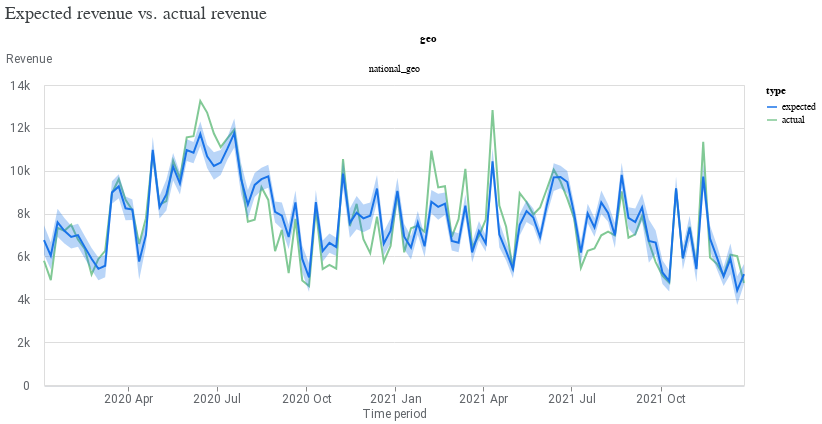

Notebook cell for this chart:
### Markdown cell above
#### Meridian

### Code cell
for i, (mmm_model, data_df) in enumerate(zip(meridian_models, datasets), start=1):
    dataset_name = dataset_names[i - 1].split("_")[0]
    print(f"\n--- Plotting Posterior Predictive for Meridian model ({dataset_name}) ---")
    model_fit = visualizer.ModelFit(mmm_model) # 0 = small, 1 = medium and 2 = large
    fig = model_fit.plot_model_fit(
        n_top_largest_geos=len(data_df["geo"].unique()),
        show_geo_level=True,
        include_baseline=False,
        include_ci=True
    )
    fig.show()

### Figure 1 — Vega-Lite specification as saved in the notebook (floating-point values rounded to 4 significant figures; data arrays with more than 128 entries replaced by an {"elided": "..."} marker saying what was removed)
{"config": {"view": {"continuousWidth": 300, "continuousHeight": 300}, "axis": {"labelColor": "#5F6368", "labelFont": "Roboto", "labelFontSize": 12, "titleColor": "#5F6368", "titleFont": "Roboto", "titleFontSize": 12, "titleFontWeight": "normal"}}, "data": {"name": "data-ebef0c31a5238132563bf4478f1e1819"}, "facet": {"column": {"field": "geo", "sort": ["national_geo"], "type": "ordinal"}}, "spec": {"layer": [{"mark": {"type": "line"}, "encoding": {"color": {"field": "type", "scale": {"domain": ["expected", "actual"], "range": ["#1A73E8", "#81C995"]}, "type": "nominal"}, "x": {"axis": {"domainColor": "#DADCE0", "format": "%Y %b", "grid": false, "tickCount": 8}, "field": "time", "title": "Time period", "type": "temporal"}, "y": {"axis": {"domain": false, "labelExpr": "replace(format(datum.value, '.3~s'), 'G', 'B')", "labelPadding": 10, "tickCount": 5, "ticks": false, "titleAlign": "left", "titleAngle": 0, "titleY": -20}, "field": "mean", "title": "Revenue", "type": "quantitative"}}}, {"mark": {"type": "area", "opacity": 0.3}, "encoding": {"color": {"field": "type", "legend": null, "scale": {"domain": ["expected"], "range": ["#1A73E8"]}, "type": "nominal"}, "x": {"field": "time", "type": "temporal"}, "y": {"field": "ci_hi", "type": "quantitative"}, "y2": {"field": "ci_lo"}}}], "resolve": {"scale": {"color": "independent"}}, "width": 700}, "title": {"text": "Expected revenue vs. actual revenue", "anchor": "start", "color": "#3C4043", "font": "Google Sans Display", "fontSize": 18, "fontWeight": "normal", "offset": 10}, "$schema": "https://vega.github.io/schema/vega-lite/v5.20.1.json", "datasets": {"data-ebef0c31a5238132563bf4478f1e1819": {"elided": "208 records"}}}
